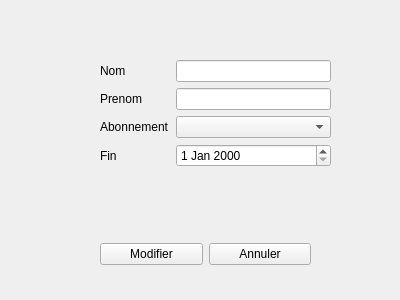
<?xml version="1.0" encoding="UTF-8"?>
<ui version="4.0">
 <class>Form</class>
 <widget class="QWidget" name="Form">
  <property name="geometry">
   <rect>
    <x>0</x>
    <y>0</y>
    <width>400</width>
    <height>300</height>
   </rect>
  </property>
  <property name="windowTitle">
   <string>Form</string>
  </property>
  <widget class="QWidget" name="formLayoutWidget">
   <property name="geometry">
    <rect>
     <x>100</x>
     <y>60</y>
     <width>231</width>
     <height>141</height>
    </rect>
   </property>
   <layout class="QFormLayout" name="formLayout">
    <item row="0" column="0">
     <widget class="QLabel" name="label">
      <property name="text">
       <string>Nom</string>
      </property>
     </widget>
    </item>
    <item row="1" column="0">
     <widget class="QLabel" name="label_2">
      <property name="text">
       <string>Prenom</string>
      </property>
     </widget>
    </item>
    <item row="0" column="1">
     <widget class="QLineEdit" name="lineEdit"/>
    </item>
    <item row="1" column="1">
     <widget class="QLineEdit" name="lineEdit_2"/>
    </item>
    <item row="2" column="0">
     <widget class="QLabel" name="label_3">
      <property name="text">
       <string>Abonnement</string>
      </property>
     </widget>
    </item>
    <item row="2" column="1">
     <widget class="QComboBox" name="comboBox"/>
    </item>
    <item row="3" column="0">
     <widget class="QLabel" name="label_4">
      <property name="text">
       <string>Fin</string>
      </property>
     </widget>
    </item>
    <item row="3" column="1">
     <widget class="QDateEdit" name="dateEdit"/>
    </item>
   </layout>
  </widget>
  <widget class="QWidget" name="">
   <property name="geometry">
    <rect>
     <x>100</x>
     <y>240</y>
     <width>211</width>
     <height>29</height>
    </rect>
   </property>
   <layout class="QHBoxLayout" name="horizontalLayout">
    <item>
     <widget class="QPushButton" name="pushButton">
      <property name="text">
       <string>Modifier</string>
      </property>
     </widget>
    </item>
    <item>
     <widget class="QPushButton" name="pushButton_2">
      <property name="text">
       <string>Annuler</string>
      </property>
     </widget>
    </item>
   </layout>
  </widget>
 </widget>
 <resources/>
 <connections/>
</ui>
